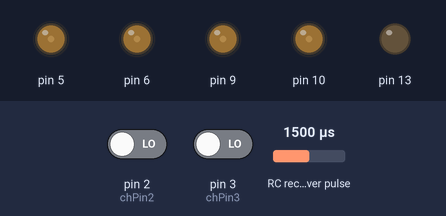
Simulated run of this sketch. Board: Arduino Uno, built with avr-gcc and run on an emulated ATmega328P. On the bench: output pins drawn as LEDs (lit = HIGH). Wiring (inferred from the names in the program): RC receiver channel: data A1. Dashed ring = blinking. Inputs (shaded band) come from the test bench; at power-on: RC receiver pulse 1500 µs, pin 2 (chPin2) LOW, pin 3 (chPin3) LOW. Random numbers use the default seed unless the sketch sets one.

Above: at 11.01 s.
11.3 s: RC receiver pulse (sensor on A1) set to 1750 µs
At 13.25 s:
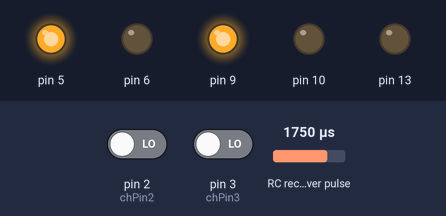
14.3 s: RC receiver pulse (sensor on A1) set to 1020 µs
At 15.25 s:
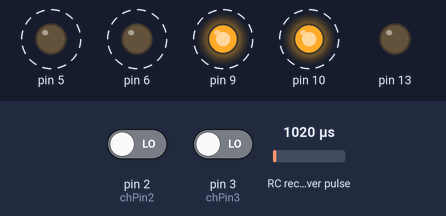
17.3 s: RC receiver pulse (sensor on A1) set to 1250 µs
At 17.59 s:
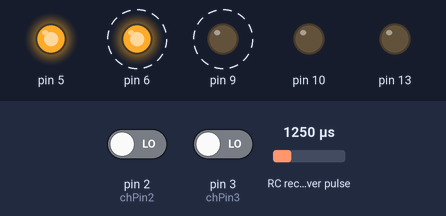
20.3 s: RC receiver pulse (sensor on A1) set to 1910 µs
23.3 s: RC receiver pulse (sensor on A1) set to 1040 µs
At 23.65 s:
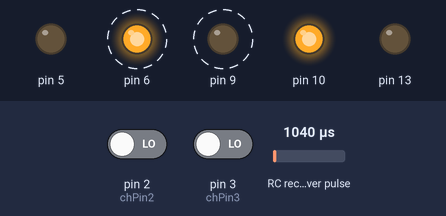
26.3 s: RC receiver pulse (sensor on A1) set to 1500 µs
Timing chart, 0 to 52.5 s (numbered marks = the images above; inputs shaded):
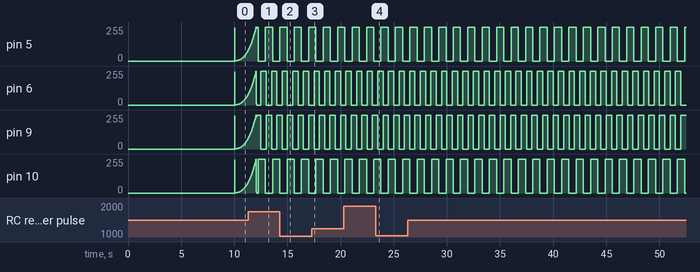

Measured:
- by itself, pin 5, pin 10: alternates 255/255 for 0.68 s and 0/255 for 0.68 s
- by itself, pin 6, pin 9: alternates 255/255 for 0.50 s and 0/255 for 0.50 s

The sketch:

fsm_switch_trans.ino
```cpp
/* Aereo di Daniele

FSM: il throttle e' a posto
Prototipo: F8 Bearcat

Output:
   2 LED PWM ai lati con lampeggio alternato
   2 LED PWM alle estremita ali

Input:
    2 interrupts per th e alettone
    PIN 2:  alettone
    PIN 3:  throttle


    TODO
* Vedere la calibrazione automatica
* Min e max a 1000 - 2000 per alettone

TODO:
Aggiungere FSM per alettone: lampeggi alternati
in base a chValue2
*/

#include <common.h>
# define DEBUG

// Instanziamo un LED fuori dal loop
Lampeggiatore left = 6;
Lampeggiatore right = 9;
Lampeggiatore codasx = 5;
Lampeggiatore codadx = 10;

Pwm pleft = 6;
Pwm pright = 9;
Pwm pcodasx = 5;
Pwm pcodadx = 10;

// Variabili per interrupt 0 si PIN 2
volatile unsigned int chValue2 = 1500; // Valore computato
volatile unsigned int chStart2 = 1500; // Inizio rilevamento

// Variabili per interrupt 1 su PIN 3
volatile unsigned int chValue3 = 1500; // Valore computato
volatile unsigned int chStart3 = 1500; // Inizio rilevamento

// Variabili per autocalibrazione 0
const byte chPin2 = 2; // PIN per la calibrazione alettone
int mid_point2 = 1500;

// Variabili per autocalibrazione 1
const byte chPin3 = 3; // PIN per la calibrazione
int mid_point3 = 1000;

// Variabili
int caso ;
int thrBit;
unsigned long pausa = 2000;  // Pausa per la transizione durante gli stati 2, 4 della FSM

// Variabili
const byte chPin = A1; // PIN su cui e' collegato il canale
unsigned int chIn = 1500; // Valore catturato
long unsigned chStamp = 0; // Timestamp per
unsigned int freq = 400 ; // Ogni quanti millisecondi leggere il valore
unsigned long currentMillis; // timestamp reference per millis per tutto il loop
const int soglia = 1500; // soglia per scatto toggle a 2 posizioni
unsigned long FSM_lastMillis = 0 ; // Timestamp per la FSM degli alettoni


// FSM gestione interruttore luci
enum  { // Stati della FMS
    On,     // Acceso
    toOff,  // Trans On -> Off
    Off,    // Spento
    toOn    // Trans OFF -> On
} toggle  = Off;

void setup() {
  // I PINs vengono impostati dal constructor al momento
  // della dichiarazione dell'ogetto.
right.Invert();
codadx.Invert();

  // HI -> LOW --> LOW -> HI
  // per avere 2 LED che lampeggiano alternativamente
    // Funzione relativa a calibrazione con pulsein:
    mid_point2 =  calibraTrim(chPin2) ; // Calibrazione del TRIM attivo sul canale
    //mid_point3 =  calibraTrim(chPin3) ; // Calibrazione del TRIM attivo sul canale
    attachInterrupt(0, chRise2, RISING); // PIN 2 su 328p / 168
    attachInterrupt(1, chRise3, RISING); // PIN 3 su 328p / 168
#ifdef dEBUG
Serial.begin(9600);
#endif
}

void loop() {
currentMillis = millis(); // Timestamp per tutto il loop

//codasx.Blink();
//codadx.Blink();
// Lettura ailerons channel ogni 200ms
    if (currentMillis - chStamp >= freq) {

        chIn = pulseIn(chPin, HIGH, 25000);
        if (chIn != 0 && chIn > 1000 && chIn <2000)  {
            // get only resonable values
            chStamp = currentMillis ;
        } ;
    };

switch (toggle) {
    case Off:
    // Spento
    pcodasx.Set(255) ;
    pcodadx.Set(255) ;
    pleft.Set(255) ;
    pright.Set(255) ;
        if (chIn > soglia) {
            FSM_lastMillis = currentMillis;
            toggle = toOn ;
        }
        break;

// Interruttore on / off

    case On:
    // Acceso
// Gestione throttle
    if (chValue3 < 1050) {
        // IDLE
//pleft.Up(1000);
//pright.Up(1000);
pcodasx.UD(2000);
pcodadx.UD(2000);
pleft.lUp(1000);
pright.lDown(1000);


    }
    else if (chValue3 > 1900) {
        // Throttle al massimo: LED laterali lampeggiano a caso,
        // Sotto luminosita' a caso
        caso = random(30, 250) ;
pleft.Set(caso);
pright.Set(caso);
pcodasx.Set(caso);
pcodadx.Set(caso);
        delay(caso);
    }
    else {
        // Throttle medio
        thrBit = map(chValue3,1050, 1900, 0, 255);
        codasx.Blink(1220 - 4 * thrBit );
        codadx.Blink(1220 - 4 * thrBit );
left.Blink(map(chValue2,1000,2000,200,800 ));
right.Blink(map(chValue2,1000,2000,800,200 ));
    }
break;


    case toOn:
    // Trans off -> on
pleft.lUp(pausa);
pright.lUp(pausa);
pcodasx.lUp(pausa);
pcodadx.lUp(pausa);

        if (chIn > soglia && currentMillis - pausa > FSM_lastMillis ) {
            toggle = On ;
        } else if  (chIn <= soglia) {
            toggle = Off ;
        }
        break;

    case toOff:
    // Trans on -> off
pleft.lDown(pausa);
pright.lDown(pausa);
pcodasx.lDown(pausa);
pcodadx.lDown(pausa);

        if (chIn <= soglia && currentMillis - pausa > FSM_lastMillis ) {
            toggle = Off ;
        } else if  (chIn > soglia) {
            toggle = On ;
        }
        break;
#ifdef DEBUG
    Serial.print("PIN2: ");
    Serial.print(chValue2);
    Serial.print(" -base: ");
    Serial.print(mid_point2);

    Serial.print(" |-| PIN3:");
    Serial.print(chValue3);
    Serial.print(" -base: ");
    Serial.print(mid_point3);
    Serial.print(" switch: ");
    Serial.println(chIn);
#endif
}
}


// Functions
void chRise2() {
    attachInterrupt(0, chFall2, FALLING);
    chStart2 = micros();
}

void chFall2() {
    attachInterrupt(0, chRise2, RISING);
    chValue2 = micros() - chStart2;
}
// Seconod iterrupt
void chRise3() {
    attachInterrupt(1, chFall3, FALLING);
    chStart3 = micros();
}

void chFall3() {
    attachInterrupt(1, chRise3, RISING);
    chValue3 = micros() - chStart3;
}
```
